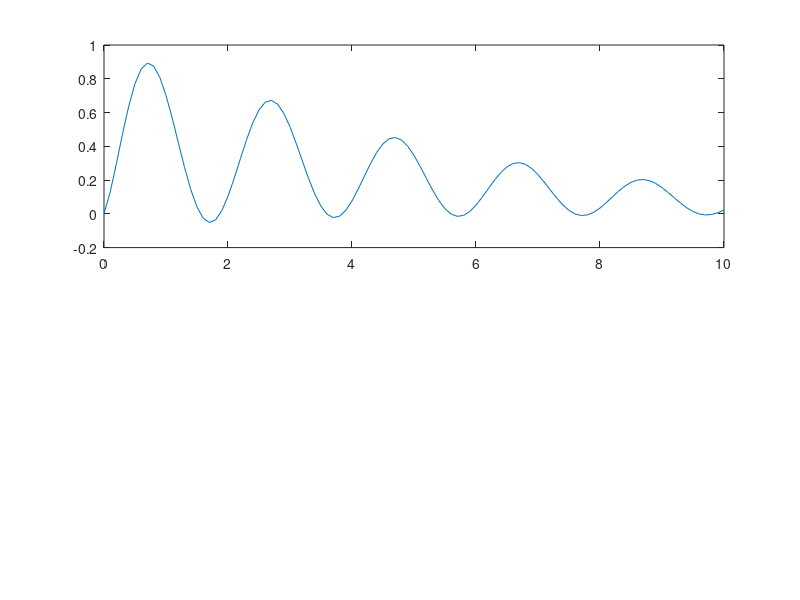

The MATLAB source for this figure:
% Modelos y Simulación
% Tema: Sistemas con Función Transferencia
% Autor: Gianfranco Salomone

clc;
clear all;

% Funciones transferencia
G1 = tf(1, [1 2]);
G2 = tf(3, [1 4]);
G3 = tf(5, [1 6]);
G4 = tf(7, [1 8]);

% Tiempo de simulación
t = 0:.1:10;
t = t';  % Transpuesto para poder utilizarlo en lsim
u1 = exp(-t / 5);
u2 = sin(pi * t).*u1;  % .* se utiliza para multiplicación elemento a elemento


% Caso 1: superposición
Yu1 = lsim(G1, u1, t);
Yu2 = lsim(G2, u2, t);

Ys = Yu1 + Yu2;


% Caso 2: matrices
M = [G1 G2]
U = [u1 u2];

Ym = lsim(M, U, t);


figure(2)
subplot(2, 1, 1);
xlabel('Time (t)');
ylabel('y(t)');
plot(t, Ys);
% plot(t, Yu1, t, Yu2);
title('Sistema MISO');

subplot(2, 1, 1);
xlabel('Time (t)');
ylabel('y(t)');
plot(t, Ym);
